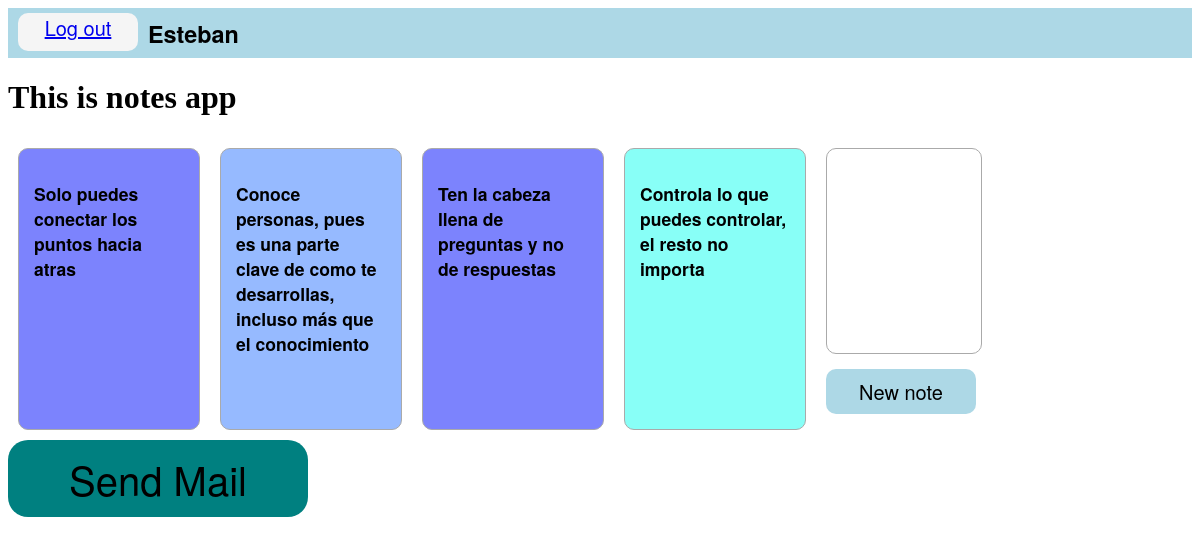
The page / (signed in) on the database its author committed.
### home/models.py (models this page shows)
class User(AbstractUser):
    pass

class Notes(models.Model):
    content = models.CharField(max_length=240)
    color = models.CharField(max_length=10, blank=True)
    user = models.ForeignKey("User", on_delete=models.CASCADE, related_name="noteUser", null=True, default="")

### home/views.py (the view)
def home_notes(request):
    if request.method == 'POST':
        form = NoteForm(request.POST)
        if form.is_valid():
            content = form.cleaned_data.get('content')
            note = Notes(content=content, color=random_color(), user=request.user)
            note.save()
            return redirect(home_notes)
    else:
        if request.user.is_authenticated:
            return render(request, 'home/home.html', {
                'notes': Notes.objects.filter(user=request.user),
                'note_form': NoteForm()
            })
        else:
             return render(request, 'home/home.html', {
                'notes': Notes.objects.all(),
                'note_form': NoteForm()
            })

### home/views.py
class NoteForm(forms.Form):
    content = forms.CharField(label="", widget=forms.Textarea( attrs = {
        'class': 'new_note'
    }))

### templates/home/home.html (shortened to what this page needs)
{% extends "base.html" %}
{% block content %}
    <h1>This is notes app</h1>
    <div class="note_container">
        {% for note in notes %}
        <div id="note-{{ note.id }}" class="note" style="background-color: {{ note.color }};" data-note_id="{{ note.id }}">
            <h3 id="note-{{ note.id }}-text">{{ note.content }}</h3>
        </div>
        {% endfor %}
        {% if user.is_authenticated %}
        <form action="{% url 'main_notes' %}" method="POST">
            {{ note_form }}
            <input class="new_note_button" type="submit" value="New note">
        </form>
        {% endif %}
    </div>
    <form action="{% url 'randmail' %}" method="POST">
        <input class="send_mail_button" type="submit" value="Send Mail">
    </form>
{% endblock %}

### templates/nav.html
<nav id="navbar">
    {% if user.is_authenticated %}
    <div class="nav_button"><a class="nav_button_text" href="{% url 'logout' %}">Log out</a></div>
    <div class="nav_username">
        <h3 class="nav_username_text">{{ user.get_username }}</h3>
    </div>
    {% else %}
    <div class="nav_button"><a class="nav_button_text" href="{% url 'register' %}">Register</a></div>
    <div class="nav_button"><a class="nav_button_text" href="{% url 'login' %}">Log in</a></div>
    {% endif %}
</nav>

### static/css/main.css (style rules this page uses)
.note { text-align: left; height: 250px; width: 150px; border: 1px solid #aaa; border-radius: 10px; font-size: 15px; color: black; padding: 15px; margin: 10px; font-family: 'Helvetica Neue'; }
.note_container { display: flex; flex-direction: row; flex-wrap: wrap }
.new_note { width: 150px; height: 200px; margin: 10px; border-radius: 10px; border: 1px solid #aaa; display: flex; flex-direction: column; resize: none; font-size: 15px; font-family: 'Helvetica Neue'; }
.new_note_button { width: 150px; height: 45px; margin-top: 5px; margin-left: 10px; margin-right: 10px; background-color: lightblue; border-radius: 10px; font-size: 20px; font-family: 'Helvetica Neue'; border: 0 }
#navbar { display: flex; flex-direction: row; background-color: lightblue; height: 50px; width: 100%; margin: 0; }
.nav_button { width: 120px; height: 38px; margin-top: 5px; margin-left: 10px; margin-right: 10px; text-align: center; background-color: whitesmoke; border-radius: 10px; font-size: 20px; font-family: 'Helvetica Neue'; border: 0 }
.nav_username { font-size: 20px; font-family: 'Helvetica Neue'; align-self: center; }
.nav_button_text { text-decoration: none; }
.send_mail_button { width: 300px; height: auto; border-radius: 20px; color: black; border: 0; background-color: teal; font-family: 'Helvetica Neue'; padding: 10px; font-size: 40px; }

### rows shown on the page
User: get_username "Esteban"
Notes: content "Solo puedes conectar los puntos hacia atras"
Notes: content "Conoce personas, pues es una parte clave de como te desarrollas, incluso más que el conocimiento"
Notes: content "Ten la cabeza llena de preguntas y no de respuestas"
Notes: content "Controla lo que puedes controlar, el resto no importa"
